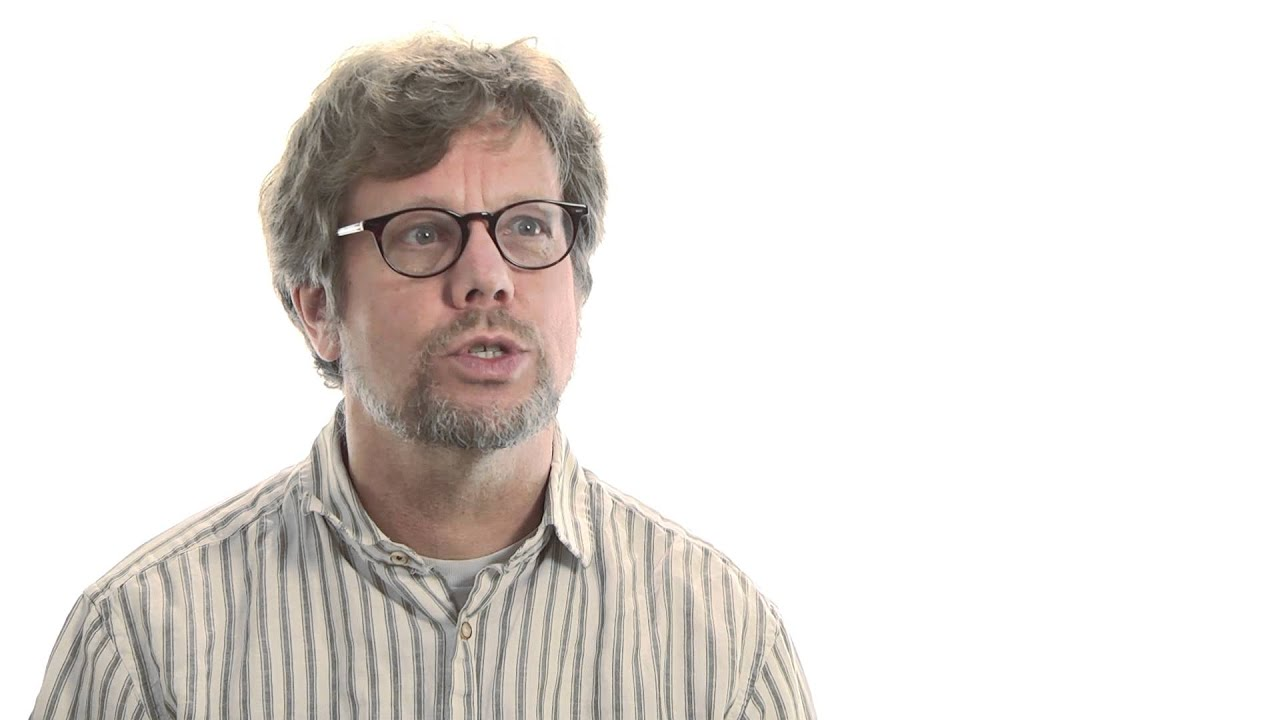
#> input picture guido.jpg, 1280 x 720 px
$ python face-detector.py
#> lines starting #> are read from the running program, lines starting #| are printed output that depends on the picture; after the words box and inside, x2 and y2 are one past the last pixel; in counts of white or black regions, pixels touching at a corner belong together
#!/usr/bin/python3
# -*- coding: utf-8 -*-
# Coded By Kuduxaaa

import cv2

# წაიკითხოს / გახსნას ფოტო
readed_image = cv2.imread('guido.jpg')
#> readed_image is the input picture: shape (720, 1280, 3); mean B, G, R 221.2, 224.3, 228.6

# ფოტოს გაშავთეთრება უკეთესი შედეგისთვის
gray_image = cv2.cvtColor(readed_image, cv2.COLOR_BGR2GRAY)
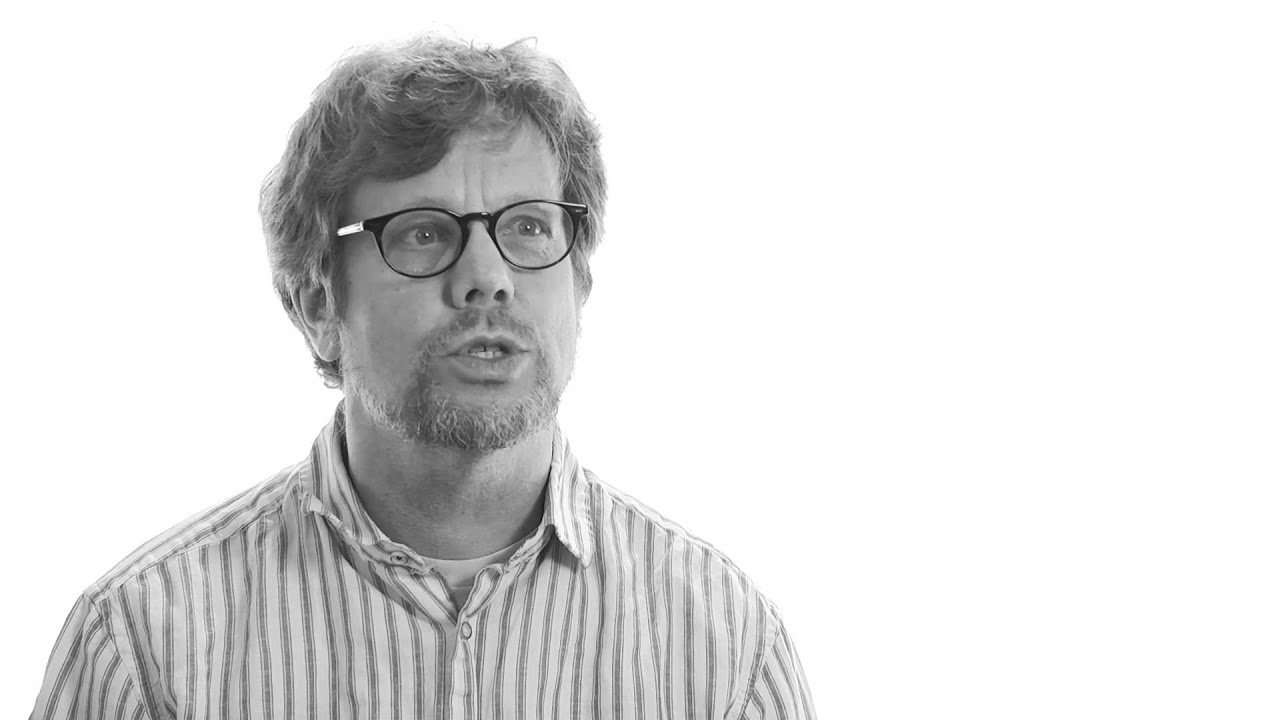
#> gray_image: shape (720, 1280); min 7, max 255, mean 225.2

# შემოიტანოს ფაილი რომელიც დაეხმარება სახის ამოცნობაში
face_detector = cv2.CascadeClassifier('config/HFD.xml')

# სახის კოორდინატების ამოცნობა
detected_faces = face_detector.detectMultiScale(readed_image, scaleFactor=1.3, minNeighbors=3, minSize=(30, 30))
#> detected_faces = [[317, 108, 319, 319]]

# ამოცობილი სახეების თანმიმდევრობით ჩარჩოში ჩასმა
for (x, y, w, h) in detected_faces:
	cv2.rectangle(readed_image, (x, y), (x+w, y+h), (0, 255, 0), 2)
#> this loop made 1 pass
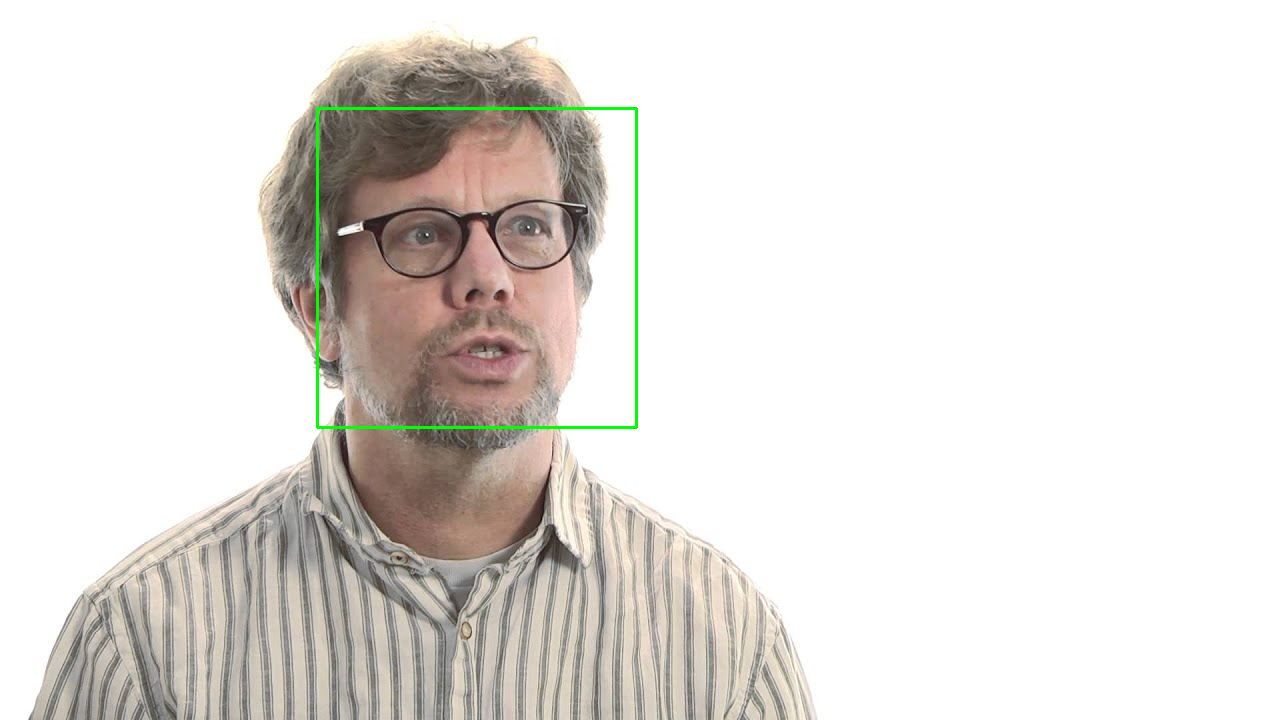
#> readed_image: shape (720, 1280, 3); 0.41% of pixels changed, all inside (x1, y1, x2, y2) = (316, 107, 638, 429)

# ფოტოს ჩვენება
cv2.imshow('image', readed_image)
cv2.waitKey(0)
